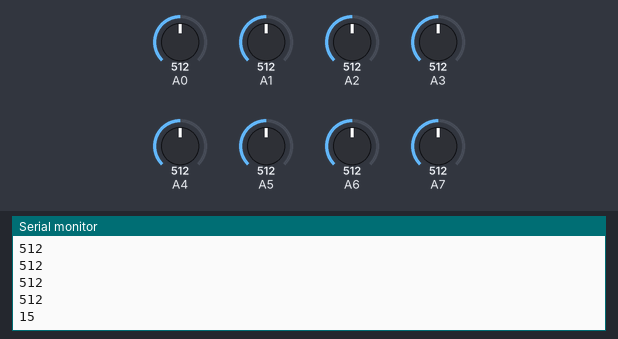
Recording of a sketch running on a simulated Arduino Uno, built with avr-gcc and run on an emulated ATmega328P. Parts: the last lines printed to the serial monitor. The test bench sets the inputs (shaded band); at power-on: A3 = 512, A4 = 512, A5 = 512, A6 = 512, A0 = 512, A7 = 512, A1 = 512, A2 = 512.

Above: at 1.2 s.
1.3 s: A3 set to 716
2.8 s: A4 set to 306
4.3 s: A5 set to 992
5.8 s: A6 set to 30
At 6.38 s:
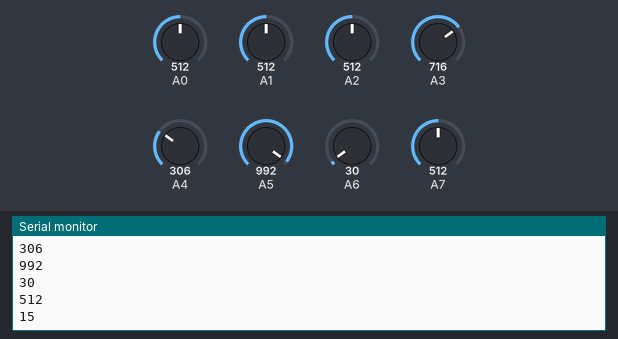
7.3 s: A0 set to 1010
At 7.89 s:
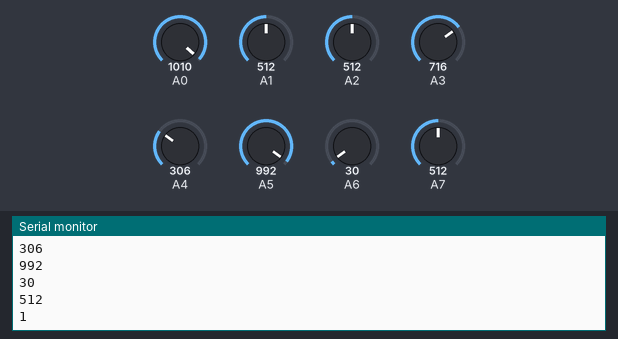
8.8 s: A7 set to 1010
At 9.4 s:
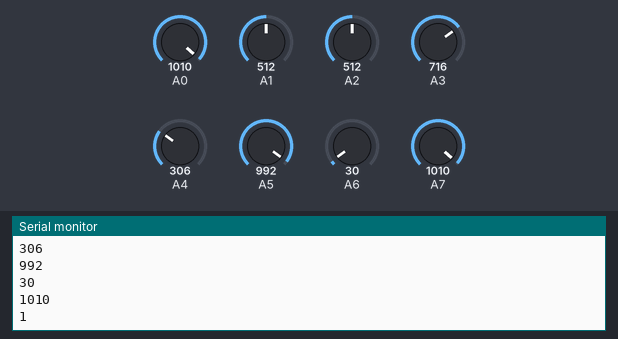
Timing chart, 0 to 11.3 s (numbered marks = the images above; inputs shaded):
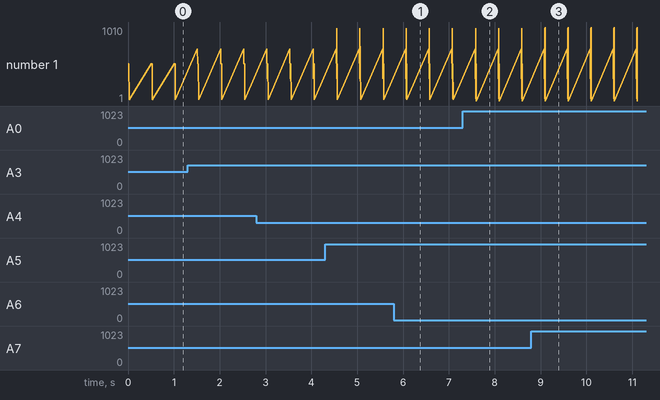

Measured:
- after the input at 5.8 s, the serial monitor: prints a new line after 0.27 s (image 1)
- after the input at 7.3 s, the serial monitor: prints a new line after 0.30 s (image 2)
- after the input at 8.8 s, the serial monitor: prints a new line after 0.30 s (image 3)
- plotted number 1: 15 → 1 after the input at 7.3 s

The sketch:

line_in_test.ino
```cpp
void setup() {
  Serial.begin(9600);
}

void loop() {
  for (int tt = 3; tt < 8; tt++) {
    Serial.println(analogRead(tt));
  }

  int Line_R;
  for (int LR = 0; LR < 15; LR ++) { //right check
    if (analogRead(LR) > 1000){
      Line_R = LR + 1;
      break;
    }
  }

  int Line_L;
  for (int LL = 15; LL > 0; LL = LL - 1) { //right check
    if (analogRead(LL) > 1000){
      Line_L = LL;
      break;
    }
  }


  Serial.println(Line_R);
  Serial.println("");
  delay(500);
}
```
